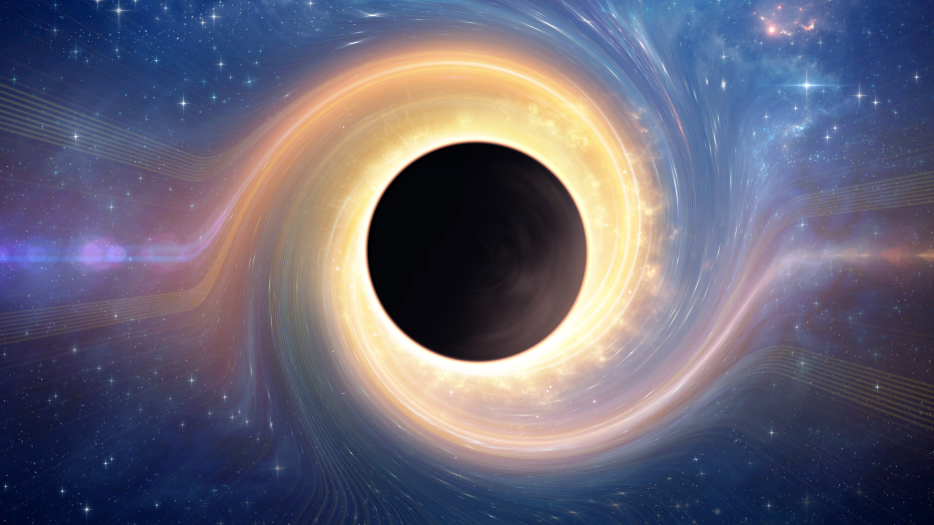
#> input picture black_hole.jpg, 2800 x 1575 px, given in place of kitten.jpg, which was not available (shown at 1/3 size)
$ jupyter execute --allow-errors first.ipynb   (shell and % lines are left out)   (older library calls are emulated)   (text cells are left out)
#> lines starting #> are read from the running program, lines starting #| are printed output that depends on the picture; after the words box and inside, x2 and y2 are one past the last pixel; in counts of white or black regions, pixels touching at a corner belong together; pictures that were not available may be replaced by others from this repository, and a replacement may not be noted
[cell 1]
from matplotlib import pyplot as plt

[cell 2]
plt.plot(range(100), [i ** 2 for i in range(100)])
#> figure, not shown here; curve peaks at x = 99, y = 9801

[cell 3]
import numpy as np

[cell 4]
a = np.ones((3, 5))

[cell 5]
print(f"Тип значений: {a.dtype}, число осей: {a.ndim}, размерности: {a.shape}")
print(a)

[cell 6]
print(f"Первый элемент первой строки: {a[0, 0]}")
print(f"Весь второй столбец: {a[:, 1]}")

[cell 7]
a[:, 1] = [2, 3, 4]
print(a)

[cell 8]
b = a.reshape((5, 3))
b[1, 1] = 0
print(b)

[cell 9]
print(a)

[cell 10]
c = a.copy()
c[0, 4] = 1

[cell 11]
print(a)
print(c)

[cell 12]
A = np.array([[1, 2], [3, 4]])
x = np.array([5, 6]).reshape((1, 2))

print("A:\n", A)
print("x:\n", x, "\n")
print("A * x:\n", A * x, "\n")
print("x^T:\n", x.T, "\n")
print("A * x^T:\n", A * x.T)

[cell 13]
print("x `dot` A:\n", x.dot(A), "\n")
print("A `dot` x.T:\n", A.dot(x.T))
print("A @ x.T:\n", A @ x.T)

[cell 14]
from imageio import imread, imsave
kitten = imread("kitten.jpg")
#> kitten is the input picture: shape (1575, 2800, 3); mean R, G, B 102.5, 100.2, 118

[cell 15]
print(kitten.shape)
#| (1575, 2800, 3)

[cell 16]
plt.imshow(kitten)

#> (a cell that did not finish here is left out)

#> (a cell that did not finish here is left out)

#> (a cell that did not finish here is left out)

[cell 20]
f, ax = plt.subplots(1, 3) # создадим сетку, в которую будем выводить картинки
f.set_dpi(100)             # повысим чёткость изображений
for i in range(3):
    ax[i].set_title("rgb"[i])                 # поставим подпись, соответствующую номеру канала
    ax[i].imshow(kitten[..., i], cmap="gray") # выведем значение канала с чёрно-белой цветовой схемой
f.tight_layout() # добавим границы, чтобы графики не наезжали друг на друга

[cell 21]
r = kitten[..., 0] # берём все значения по высоте и ширине, фиксируя только номер канала. Равносильно kitten[:, :, 0]
g = kitten[..., 1]
mask = r > g
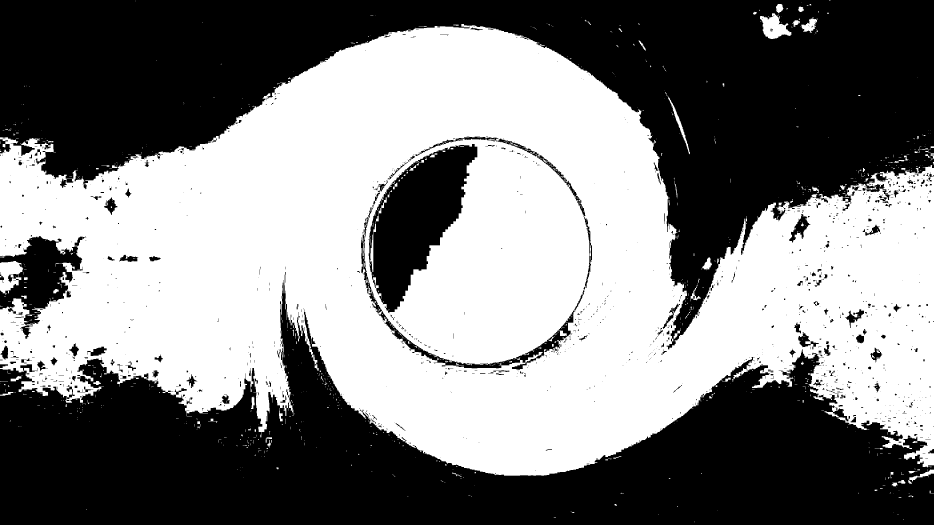
#> mask: shape (1575, 2800) bool (shown at 1/3 size); 50.4% white; 1239 black regions (951 under 20 px), largest, box (x1, y1, x2, y2) and area: (0, 0, 2800, 1048) 1088361, (0, 840, 2800, 1575) 930128, (1106, 432, 1432, 940) 83734
plt.imshow(mask, cmap="gray")
print(f"Результат - матрица типа {mask.dtype}")
#| Результат - матрица типа bool

[cell 22]

top = mask.shape[0]
#> top = 1575
bottom = 0
for row in range(mask.shape[0]): # проходим по всем строкам
    if mask[row, :].sum() > 0:   # проверяем, что в строке есть хоть один элемент равный true
        top = min(top, row)
        bottom = max(bottom, row)
print(f"Top: {top}, bottom: {bottom}")
#| Top: 0, bottom: 1566

[cell 23]

left = mask.shape[1]
#> left = 2800
right = 0
for col in range(mask.shape[1]): # проходим по всем столбцам
    if mask[:, col].sum() > 0:
        left = min(left, col)
        right = max(right, col)
print(f"Left: {left}, right: {right}")
#| Left: 0, right: 2799

[cell 24]

vertical_indices = np.where(np.any(mask, axis=1))[0]
#> vertical_indices = 1499 values from 0 to 1566
top, bottom = vertical_indices[0], vertical_indices[-1]
#> bottom = 1566

horizontal_indices = np.where(np.any(mask, axis=0))[0]
#> horizontal_indices = 2800 values from 0 to 2799
left, right = horizontal_indices[0], horizontal_indices[-1]
#> right = 2799

print(f"Top: {top}, bottom: {bottom}")
#| Top: 0, bottom: 1566
print(f"Left: {left}, right: {right}")
#| Left: 0, right: 2799

[cell 25]
from matplotlib.patches import Rectangle

f, ax = plt.subplots(1, 1)
ax.imshow(kitten)

corner = (left, top)
#> corner = (0, 0)
height = bottom - top
#> height = 1566
width = right - left
#> width = 2799
ax.add_patch(Rectangle(corner, width, height, linewidth=5, edgecolor='b', facecolor='none'))

[cell 26]
from skimage.color import rgb2gray, rgba2rgb
airplane = imread("airplane.jpg")
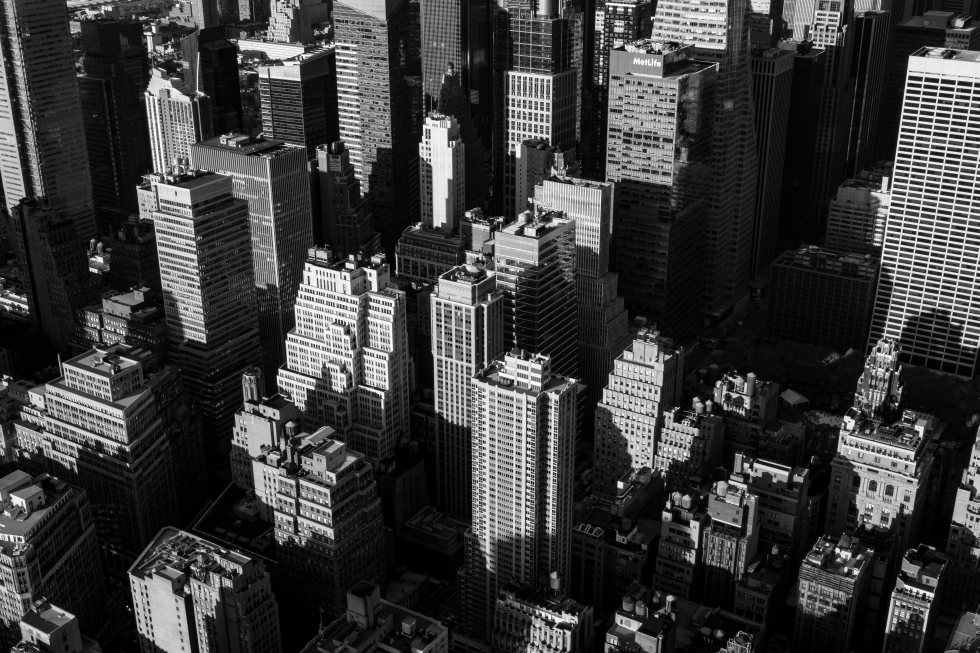
#> input picture city.jpg, 4896 x 3264 px, given in place of airplane.jpg, which was not available (shown at 1/5 size)
#> airplane is the input picture: shape (3264, 4896, 3); min 0, max 255, mean 59.3
plt.imshow(airplane)

[cell 27]
f, ax = plt.subplots(2, 2)  # создадим сетку, в которую будем выводить картинки
f.set_dpi(100)              # повысим чёткость изображений

airplane_object     = airplane[150:350, 480:680]
airplane_background = airplane[150:350, 650:850]
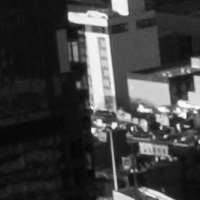
#> airplane_background: shape (200, 200, 3); min 4, max 255, mean 62.8

ax[0, 0].set_title("объект")
ax[0, 1].set_title("фон")
ax[0, 0].imshow(airplane_object, cmap="gray")
ax[0, 1].imshow(airplane_background, cmap="gray")
# выведем гистограмму синего канала куска изображения с объектом
ax[1, 0].hist(airplane_object[..., 2].ravel(), density=True)  # `density=True` - нормировка
ax[1, 1].hist(airplane_background[..., 2].ravel(), density=True)
for a in ax[1]: a.set_xlim([0, 255])

f.tight_layout()  # добавим границы, чтобы графики не наезжали друг на друга
#> figure, not shown here; panel 3: tallest bar 0.0861 high, from x = 11.3 to 17.6; panel 4: tallest bar 0.019 high, from x = 4 to 29.1

[cell 28]
first_img = imread("chameleon.png")
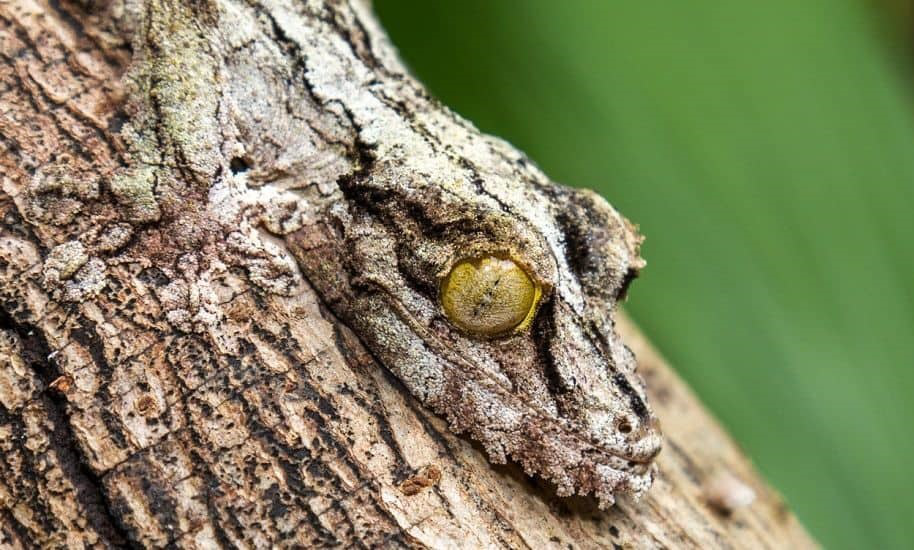
#> input picture chameleon.png, 914 x 550 px
#> first_img is the input picture: shape (550, 914, 3); mean R, G, B 129.7, 131.9, 97.3
f, ax = plt.subplots(2, 2)
f.set_dpi(100)

first_object     = first_img[0:500, 200:680]  # координаты можно менять
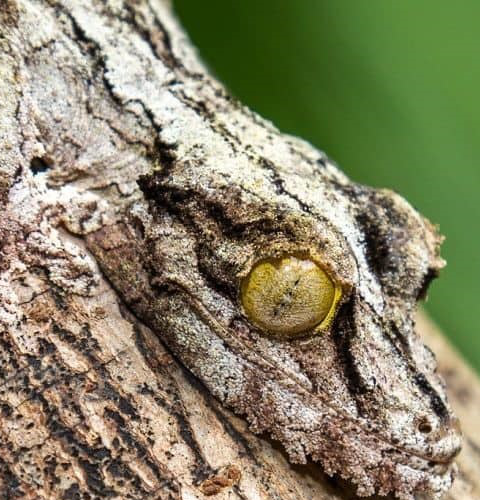
#> first_object: shape (500, 480, 3); mean R, G, B 135.9, 132.3, 103.8
first_background = first_img[300:600, 0:350]  # координаты можно менять
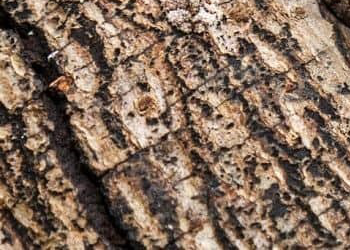
#> first_background: shape (250, 350, 3); mean R, G, B 130.9, 108.4, 91.9

ax[0, 0].set_title("объект")
ax[0, 1].set_title("фон")
ax[0, 0].imshow(first_object, cmap="gray")
ax[0, 1].imshow(first_background, cmap="gray")
ax[1, 0].hist(rgb2gray(first_object).flatten())
ax[1, 1].hist(rgb2gray(first_background).flatten())

f.tight_layout()
plt.savefig("hist_same_comparison.png", dpi=100)
#> figure, not shown here; panel 3: tallest bar 48052 high, from x = 0.4 to 0.5; panel 4: tallest bar 11982 high, from x = 0.0994 to 0.199

[cell 29]
second_img = imread("butterfly.png")
f, ax = plt.subplots(2, 2)
f.set_dpi(100)

second_object     = second_img[500:1550, 700:2380]  # координаты можно менять
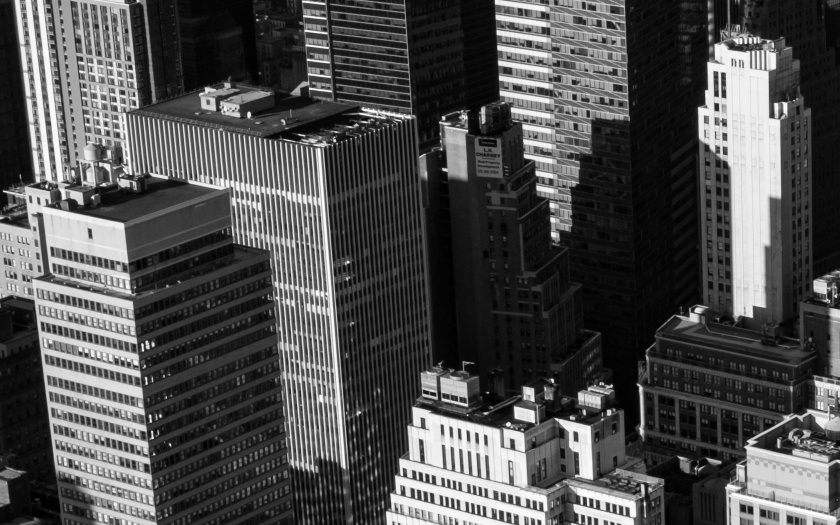
#> second_object: shape (1050, 1680, 3) (shown at 1/2 size); min 0, max 255, mean 78.3
second_background = second_img[1550:2550, 0:1680]  # координаты можно менять
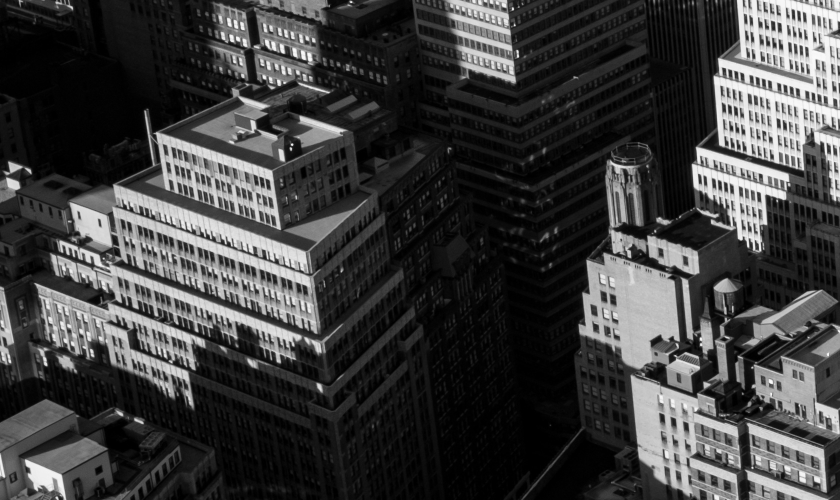
#> second_background: shape (1000, 1680, 3) (shown at 1/2 size); min 0, max 255, mean 61.9

ax[0, 0].set_title("объект")
ax[0, 1].set_title("фон")
ax[0, 0].imshow(second_object, cmap="gray")
ax[0, 1].imshow(second_background, cmap="gray")
ax[1, 0].hist(rgb2gray(second_object).flatten())
ax[1, 1].hist(rgb2gray(second_background).flatten())

f.tight_layout()
plt.savefig("hist_different_comparison.png", dpi=100)
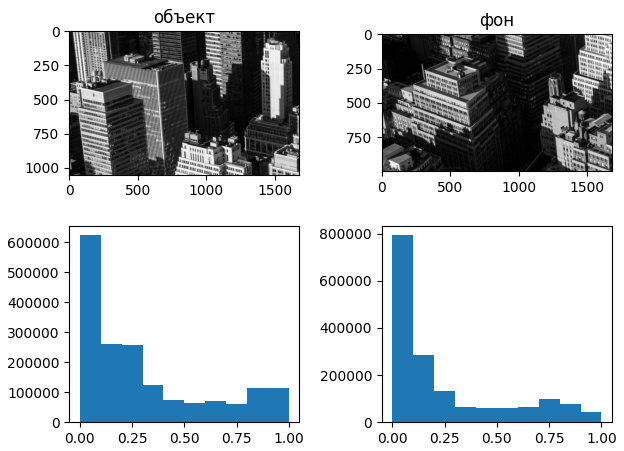
#> figure drawn by matplotlib, 4 panels; panel 3: tallest bar 622188 high, from x = -6.94e-18 to 0.1; panel 4: tallest bar 791831 high, from x = -6.94e-18 to 0.1

[cell 30]
from skimage.feature import canny
from skimage.filters import sobel, gaussian

#> (the rest of this cell did not finish here and is left out)

[cell 31]
import cv2

cap = cv2.VideoCapture("./poly_pin.mp4")

frames_list = []
cur_frame = cap.get(cv2.CAP_PROP_POS_FRAMES)
#> cur_frame = 0
while True:
    ready, frame = cap.read()
    if ready:
        downsampled = cv2.resize(frame, (0,0), fx=0.25, fy=0.25)
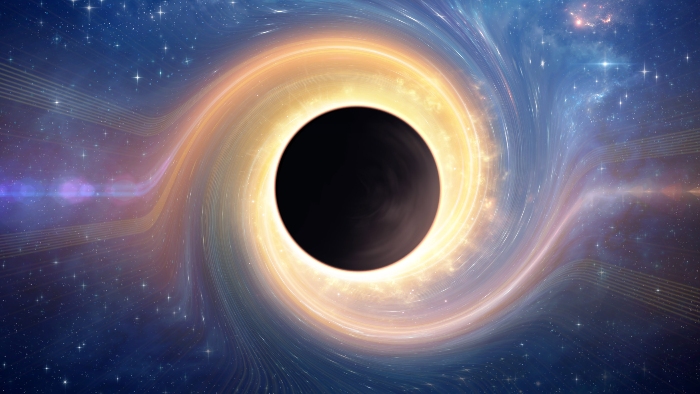
#> downsampled: shape (394, 700, 3); mean B, G, R 118.1, 100.3, 102.6
        frames_list.append(downsampled)
        cur_frame = cap.get(cv2.CAP_PROP_POS_FRAMES)
    else: # не удалось загрузить кадр
        cap.set(cv2.CAP_PROP_POS_FRAMES, cur_frame - 1)

    if cap.get(cv2.CAP_PROP_POS_FRAMES) == cap.get(cv2.CAP_PROP_FRAME_COUNT):
        print(f"Все кадры загружены ({len(frames_list)} кадров)")
        break
